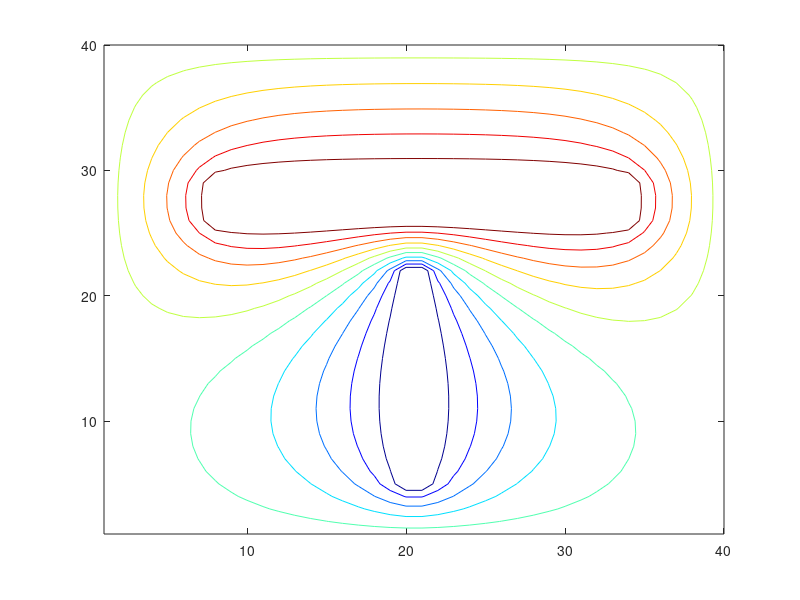

The MATLAB source for this figure: (Note: this script raises an error after producing the figure.)
% Resolution equation de Laplace
%
clear
close all
clc

%% Dimensions / maillage
dx=1; % cm
dy=1; % cm
Nx = 40;
Ny = 40;

%% Potentiels / sources
v0 = 0; % condition aux limites (en V)
v1 = 100; % conducteur 1
v2 = -100; % conducteur 2

% Initialisation la matrice de calcul
V = zeros(Nx,Ny); % mettre toute la matrice a zero
Vold=zeros(Nx,Ny);
N=1;
diff=v1;
seuil=0.001;

%Condition aux limites 
V(1,1:Ny)=v0;
V(Nx,1:Ny)=v0;
V(1:Nx,1)=v0;
V(1:Nx,Ny)=v0;
%sources
V(26:29,8:34)=v1;
V(5:22,20:21)=v2;


%% Equation de calcul

while diff > seuil
    N=N+1;
    i=2:Nx-1;
    j=2:Ny-1;
    Vold=V;
    V(i,j)=0.25*( V(i+1,j) + V(i-1,j) + V(i,j+1) + V(i,j-1) );
       
    %Condition aux limites 
    V(1,1:Ny)=v0;
    V(Nx,1:Ny)=v0;
    V(1:Nx,1)=v0;
    V(1:Nx,Ny)=v0;
    %sources
    V(26:29,8:34)=v1;
    V(5:22,20:21)=v2;
    diff=max(max(Vold-V));
    %diff= norm(abs(Vold-V)); %énormément de changement au niveau du nombre d'itération en utilisant la norme au lieu du max
end




%% Figure
figure(1)
colormap(jet);
contour(V);
title("le nombre d'itération est :", N)
